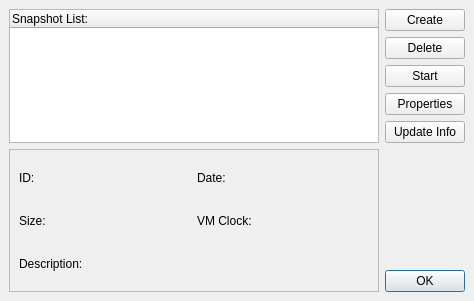
<ui version="4.0" >
 <author>Andrey Rijov</author>
 <class>Snapshots_Window</class>
 <widget class="QDialog" name="Snapshots_Window" >
  <property name="geometry" >
   <rect>
    <x>0</x>
    <y>0</y>
    <width>474</width>
    <height>301</height>
   </rect>
  </property>
  <property name="windowTitle" >
   <string>Manage VM Snapshots</string>
  </property>
  <layout class="QGridLayout" >
   <property name="margin" >
    <number>9</number>
   </property>
   <property name="spacing" >
    <number>6</number>
   </property>
   <item rowspan="2" row="5" column="0" >
    <widget class="QFrame" name="Info_Frame" >
     <property name="sizePolicy" >
      <sizepolicy>
       <hsizetype>7</hsizetype>
       <vsizetype>7</vsizetype>
       <horstretch>0</horstretch>
       <verstretch>0</verstretch>
      </sizepolicy>
     </property>
     <property name="frameShape" >
      <enum>QFrame::StyledPanel</enum>
     </property>
     <property name="frameShadow" >
      <enum>QFrame::Sunken</enum>
     </property>
     <layout class="QGridLayout" >
      <property name="margin" >
       <number>9</number>
      </property>
      <property name="spacing" >
       <number>6</number>
      </property>
      <item row="2" column="0" colspan="2" >
       <widget class="QLabel" name="Label_Description" >
        <property name="text" >
         <string>Description:</string>
        </property>
       </widget>
      </item>
      <item row="1" column="0" >
       <widget class="QLabel" name="Label_Size" >
        <property name="sizePolicy" >
         <sizepolicy>
          <hsizetype>1</hsizetype>
          <vsizetype>5</vsizetype>
          <horstretch>0</horstretch>
          <verstretch>0</verstretch>
         </sizepolicy>
        </property>
        <property name="text" >
         <string>Size:</string>
        </property>
       </widget>
      </item>
      <item row="1" column="1" >
       <widget class="QLabel" name="Label_VM_Clock" >
        <property name="sizePolicy" >
         <sizepolicy>
          <hsizetype>1</hsizetype>
          <vsizetype>5</vsizetype>
          <horstretch>0</horstretch>
          <verstretch>0</verstretch>
         </sizepolicy>
        </property>
        <property name="text" >
         <string>VM Clock:</string>
        </property>
       </widget>
      </item>
      <item row="0" column="0" >
       <widget class="QLabel" name="Label_ID" >
        <property name="sizePolicy" >
         <sizepolicy>
          <hsizetype>1</hsizetype>
          <vsizetype>5</vsizetype>
          <horstretch>0</horstretch>
          <verstretch>0</verstretch>
         </sizepolicy>
        </property>
        <property name="text" >
         <string>ID:</string>
        </property>
       </widget>
      </item>
      <item row="0" column="1" >
       <widget class="QLabel" name="Label_Date" >
        <property name="sizePolicy" >
         <sizepolicy>
          <hsizetype>1</hsizetype>
          <vsizetype>5</vsizetype>
          <horstretch>0</horstretch>
          <verstretch>0</verstretch>
         </sizepolicy>
        </property>
        <property name="text" >
         <string>Date:</string>
        </property>
       </widget>
      </item>
     </layout>
    </widget>
   </item>
   <item row="5" column="1" >
    <spacer>
     <property name="orientation" >
      <enum>Qt::Vertical</enum>
     </property>
     <property name="sizeHint" >
      <size>
       <width>20</width>
       <height>40</height>
      </size>
     </property>
    </spacer>
   </item>
   <item row="3" column="1" >
    <widget class="QPushButton" name="Button_Properties" >
     <property name="sizePolicy" >
      <sizepolicy>
       <hsizetype>5</hsizetype>
       <vsizetype>0</vsizetype>
       <horstretch>0</horstretch>
       <verstretch>0</verstretch>
      </sizepolicy>
     </property>
     <property name="text" >
      <string>Properties</string>
     </property>
     <property name="icon" >
      <iconset resource="aqemu_images.qrc" >:/images/edit.png</iconset>
     </property>
     <property name="iconSize" >
      <size>
       <width>24</width>
       <height>24</height>
      </size>
     </property>
    </widget>
   </item>
   <item row="2" column="1" >
    <widget class="QPushButton" name="Button_Start" >
     <property name="sizePolicy" >
      <sizepolicy>
       <hsizetype>5</hsizetype>
       <vsizetype>0</vsizetype>
       <horstretch>0</horstretch>
       <verstretch>0</verstretch>
      </sizepolicy>
     </property>
     <property name="text" >
      <string>Start</string>
     </property>
     <property name="icon" >
      <iconset resource="aqemu_images.qrc" >:/images/player_play.png</iconset>
     </property>
     <property name="iconSize" >
      <size>
       <width>24</width>
       <height>24</height>
      </size>
     </property>
    </widget>
   </item>
   <item row="1" column="1" >
    <widget class="QPushButton" name="Button_Delete" >
     <property name="sizePolicy" >
      <sizepolicy>
       <hsizetype>5</hsizetype>
       <vsizetype>0</vsizetype>
       <horstretch>0</horstretch>
       <verstretch>0</verstretch>
      </sizepolicy>
     </property>
     <property name="text" >
      <string>Delete</string>
     </property>
     <property name="icon" >
      <iconset resource="aqemu_images.qrc" >:/images/button_cancel.png</iconset>
     </property>
     <property name="iconSize" >
      <size>
       <width>24</width>
       <height>24</height>
      </size>
     </property>
    </widget>
   </item>
   <item row="0" column="1" >
    <widget class="QPushButton" name="Button_Create" >
     <property name="sizePolicy" >
      <sizepolicy>
       <hsizetype>5</hsizetype>
       <vsizetype>0</vsizetype>
       <horstretch>0</horstretch>
       <verstretch>0</verstretch>
      </sizepolicy>
     </property>
     <property name="text" >
      <string>Create</string>
     </property>
     <property name="icon" >
      <iconset resource="aqemu_images.qrc" >:/images/add.png</iconset>
     </property>
     <property name="iconSize" >
      <size>
       <width>24</width>
       <height>24</height>
      </size>
     </property>
    </widget>
   </item>
   <item row="6" column="1" >
    <widget class="QPushButton" name="Button_OK" >
     <property name="sizePolicy" >
      <sizepolicy>
       <hsizetype>5</hsizetype>
       <vsizetype>0</vsizetype>
       <horstretch>0</horstretch>
       <verstretch>0</verstretch>
      </sizepolicy>
     </property>
     <property name="text" >
      <string>OK</string>
     </property>
     <property name="iconSize" >
      <size>
       <width>24</width>
       <height>24</height>
      </size>
     </property>
     <property name="default" >
      <bool>true</bool>
     </property>
    </widget>
   </item>
   <item row="4" column="1" >
    <widget class="QPushButton" name="Button_Update" >
     <property name="sizePolicy" >
      <sizepolicy>
       <hsizetype>5</hsizetype>
       <vsizetype>0</vsizetype>
       <horstretch>0</horstretch>
       <verstretch>0</verstretch>
      </sizepolicy>
     </property>
     <property name="text" >
      <string>Update Info</string>
     </property>
     <property name="icon" >
      <iconset resource="aqemu_images.qrc" >:/images/reload.png</iconset>
     </property>
     <property name="iconSize" >
      <size>
       <width>24</width>
       <height>24</height>
      </size>
     </property>
    </widget>
   </item>
   <item rowspan="5" row="0" column="0" >
    <widget class="QTreeWidget" name="Snapshots_Tree" >
     <column>
      <property name="text" >
       <string>Snapshot List:</string>
      </property>
     </column>
    </widget>
   </item>
  </layout>
 </widget>
 <tabstops>
  <tabstop>Snapshots_Tree</tabstop>
  <tabstop>Button_Create</tabstop>
  <tabstop>Button_Delete</tabstop>
  <tabstop>Button_Start</tabstop>
  <tabstop>Button_Properties</tabstop>
  <tabstop>Button_Update</tabstop>
  <tabstop>Button_OK</tabstop>
 </tabstops>
 <resources>
  <include location="aqemu_images.qrc" />
 </resources>
 <connections>
  <connection>
   <sender>Button_OK</sender>
   <signal>clicked()</signal>
   <receiver>Snapshots_Window</receiver>
   <slot>accept()</slot>
   <hints>
    <hint type="sourcelabel" >
     <x>443</x>
     <y>281</y>
    </hint>
    <hint type="destinationlabel" >
     <x>498</x>
     <y>235</y>
    </hint>
   </hints>
  </connection>
 </connections>
</ui>
